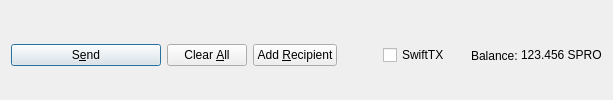
         <widget class="QFrame" name="frame_Send">
          <layout class="QHBoxLayout" name="horizontalLayout">
           <property name="bottomMargin">
            <number>0</number>
           </property>
           <item>
            <widget class="QPushButton" name="sendButton">
             <property name="minimumSize">
              <size>
               <width>150</width>
               <height>0</height>
              </size>
             </property>
             <property name="toolTip">
              <string>Confirm the send action</string>
             </property>
             <property name="text">
              <string>S&amp;end</string>
             </property>
             <property name="icon">
              <iconset resource="../sproutsorigins.qrc">
               <normaloff>:/icons/send</normaloff>:/icons/send</iconset>
             </property>
             <property name="autoDefault">
              <bool>false</bool>
             </property>
             <property name="default">
              <bool>true</bool>
             </property>
            </widget>
           </item>
           <item>
            <widget class="QPushButton" name="clearButton">
             <property name="sizePolicy">
              <sizepolicy hsizetype="Minimum" vsizetype="Fixed">
               <horstretch>0</horstretch>
               <verstretch>0</verstretch>
              </sizepolicy>
             </property>
             <property name="toolTip">
              <string>Clear all fields of the form.</string>
             </property>
             <property name="text">
              <string>Clear &amp;All</string>
             </property>
             <property name="icon">
              <iconset resource="../sproutsorigins.qrc">
               <normaloff>:/icons/remove</normaloff>:/icons/remove</iconset>
             </property>
             <property name="autoDefault">
              <bool>false</bool>
             </property>
            </widget>
           </item>
           <item>
            <widget class="QPushButton" name="addButton">
             <property name="toolTip">
              <string>Send to multiple recipients at once</string>
             </property>
             <property name="text">
              <string>Add &amp;Recipient</string>
             </property>
             <property name="icon">
              <iconset resource="../sproutsorigins.qrc">
               <normaloff>:/icons/add</normaloff>:/icons/add</iconset>
             </property>
             <property name="autoDefault">
              <bool>false</bool>
             </property>
            </widget>
           </item>
           <item>
            <spacer name="horizontalSpacer">
             <property name="orientation">
              <enum>Qt::Horizontal</enum>
             </property>
             <property name="sizeHint" stdset="0">
              <size>
               <width>40</width>
               <height>20</height>
              </size>
             </property>
            </spacer>
           </item>
           <item>
            <layout class="QHBoxLayout" name="horizontalLayout_2">
             <property name="spacing">
              <number>3</number>
             </property>
             <item>
              <widget class="QCheckBox" name="checkSwiftTX">
               <property name="enabled">
                <bool>true</bool>
               </property>
               <property name="minimumSize">
                <size>
                 <width>85</width>
                 <height>0</height>
                </size>
               </property>
               <property name="text">
                <string>SwiftTX</string>
               </property>
              </widget>
             </item>
             <item>
              <widget class="QLabel" name="label">
               <property name="text">
                <string>Balance:</string>
               </property>
              </widget>
             </item>
             <item>
              <widget class="QLabel" name="labelBalance">
               <property name="sizePolicy">
                <sizepolicy hsizetype="Preferred" vsizetype="Fixed">
                 <horstretch>0</horstretch>
                 <verstretch>0</verstretch>
                </sizepolicy>
               </property>
               <property name="cursor">
                <cursorShape>IBeamCursor</cursorShape>
               </property>
               <property name="text">
                <string notr="true">123.456 SPRO</string>
               </property>
               <property name="textInteractionFlags">
                <set>Qt::LinksAccessibleByMouse|Qt::TextSelectableByKeyboard|Qt::TextSelectableByMouse</set>
               </property>
              </widget>
             </item>
            </layout>
           </item>
          </layout>
         </widget>
